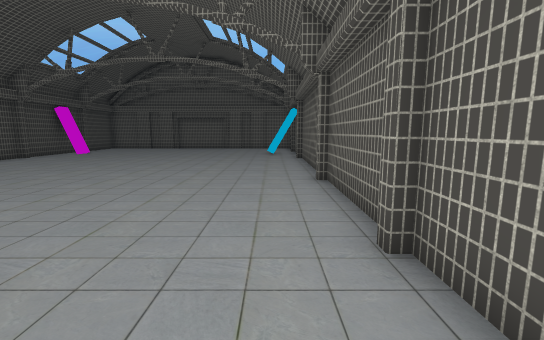
View 1 (above)

12 first-person views from a walk through a Unity game level. The camera is 1.3 m above the floor, tilts 8° down and sees 90° across. The floor is counted in squares, 1 m on a side. Each view is taken from the middle of a square. On the plan, view 1 faces up. The plan holds only what a view shows up to about 13 squares ahead; the rest is blank. The player is left out. Some surface patterns are stand-ins.

View 2
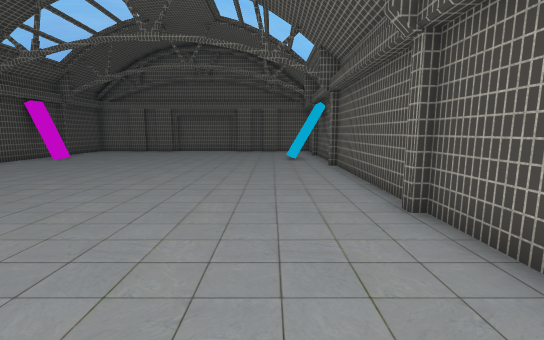

View 3
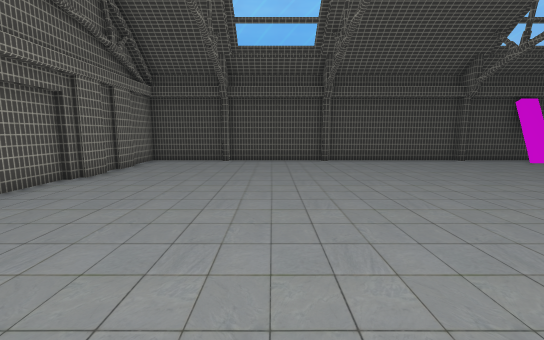

View 4
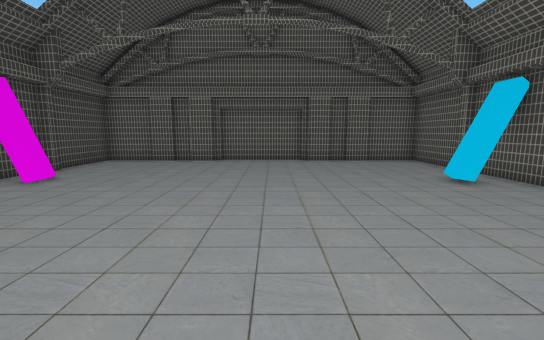

View 5
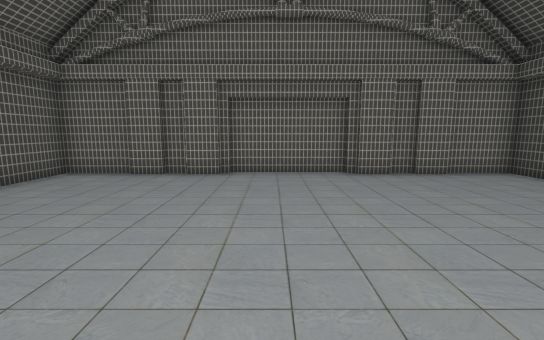

View 6
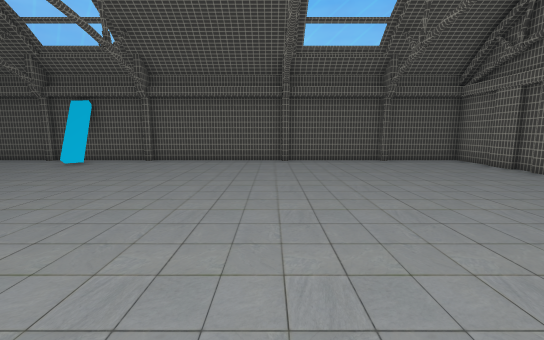

View 7
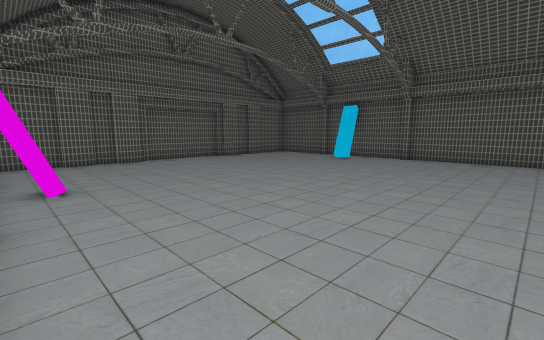

View 8
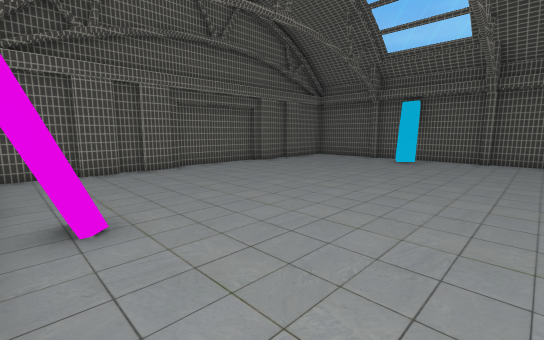

View 9
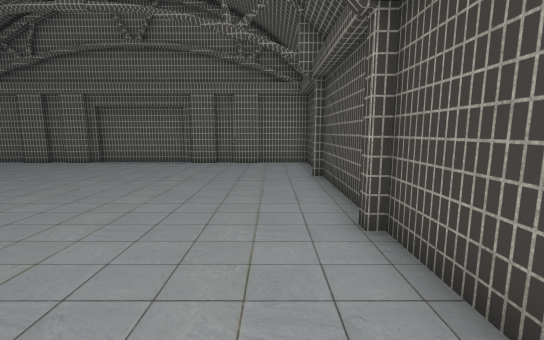

View 10
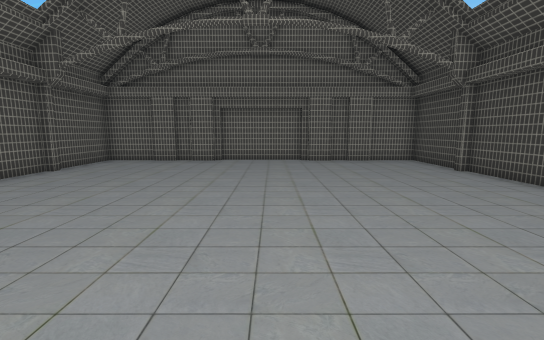

View 11
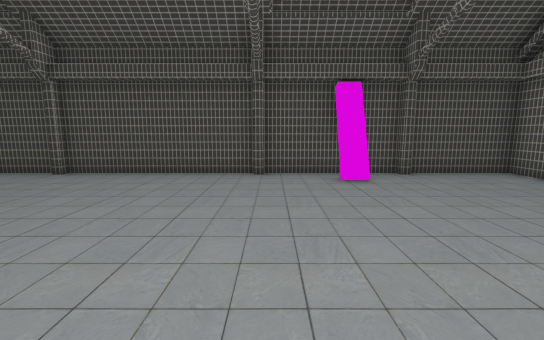

View 12
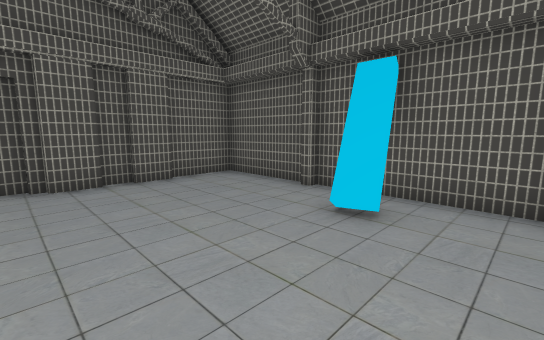

### Floor plan
Points are (right, up) in squares from view 1. A wall is a line through its corners. A room is listed if a view was taken in it or the views show most of it. See-through windows are left out.
Room 1 (views 1, 2, 3, 4, 5, 6, 7, 8, 9, 10, 11, 12)
walls: (-12.5, 7.4) (-12.5, 3); (-12.5, 13.5) (-12.5, 7.5); (-11.3, 15.9) (-11.9, 15.9); (0.3, 15.8) (0.2, 16.6); (-11.6, 16.6) (-11.6, 15.9); (-12.5, 16.7) (-12.5, 13.7); (1.2, 16) (0.6, 15.9) (0.5, 16.6); (-12.5, 2.7) (-12.5, -0.5) (-7.2, -0.5); (1.5, 3) (1.5, 18); (-12.5, 18) (-12.5, 16.9); (-3.4, -0.3) (-2.4, -0.3); (-8.8, -0.3) (-7.6, -0.3); (-3.8, -0.5) (1.5, -0.5) (1.5, 2.9); (-7.4, -0.7) (-3.6, -0.7); (-1.6, -0.3) (-0.6, -0.3); (-10.5, -0.3) (-9.4, -0.3); (1.5, 18.4) (1.5, 21.5) (-3.8, 21.5); (-7.6, 21.3) (-8.6, 21.3); (-7.2, 21.5) (-12.5, 21.5) (-12.5, 18.2); (-9.4, 21.3) (-10.5, 21.3); (-2.4, 21.3) (-3.4, 21.3); (-3.6, 21.7) (-7.4, 21.7); (-0.6, 21.3) (-1.6, 21.3)
low walls: (-0.1, 15.7) (-0.2, 16.4); (0.1, 15.8) (0, 16.6); (-11.3, 16.6) (-11.3, 15.9)

Positions as (right, up) in squares from view 1, and headings:
1: (0, 0), facing up
2: (-1, 3), facing up
3: (0, 5), facing left
4: (-5, 9), facing up
5: (-5, 8), facing down
6: (-11, 8), facing right
7: (-12, 9), facing up-right
8: (-12, 12), facing up-right
9: (-11, 11), facing down
10: (-6, 12), facing down
11: (-4, 14), facing left
12: (-4, 14), facing up-right
